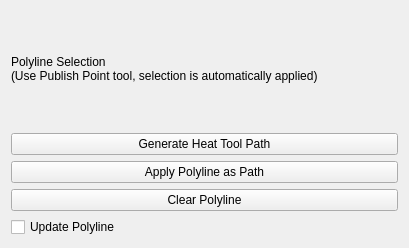
<?xml version="1.0" encoding="UTF-8"?>
<ui version="4.0">
 <class>PolylinePathSelectionWidget</class>
 <widget class="QWidget" name="PolylinePathSelectionWidget">
  <property name="geometry">
   <rect>
    <x>0</x>
    <y>0</y>
    <width>409</width>
    <height>248</height>
   </rect>
  </property>
  <property name="windowTitle">
   <string>Form</string>
  </property>
  <layout class="QVBoxLayout" name="verticalLayout">
   <item>
    <widget class="QLabel" name="label_polyline_selection">
     <property name="text">
      <string>Polyline Selection
(Use Publish Point tool, selection is automatically applied)</string>
     </property>
    </widget>
   </item>
   <item>
    <widget class="QPushButton" name="push_button_htgen_polyline">
     <property name="text">
      <string>Generate Heat Tool Path</string>
     </property>
    </widget>
   </item>
   <item>
    <widget class="QPushButton" name="push_button_apply_polyline">
     <property name="text">
      <string>Apply Polyline as Path</string>
     </property>
    </widget>
   </item>
   <item>
    <widget class="QPushButton" name="push_button_clear_polyline">
     <property name="text">
      <string>Clear Polyline</string>
     </property>
    </widget>
   </item>
   <item>
    <widget class="QCheckBox" name="cbox_update_polyline">
     <property name="text">
      <string>Update Polyline</string>
     </property>
    </widget>
   </item>
  </layout>
 </widget>
 <resources/>
 <connections/>
</ui>
